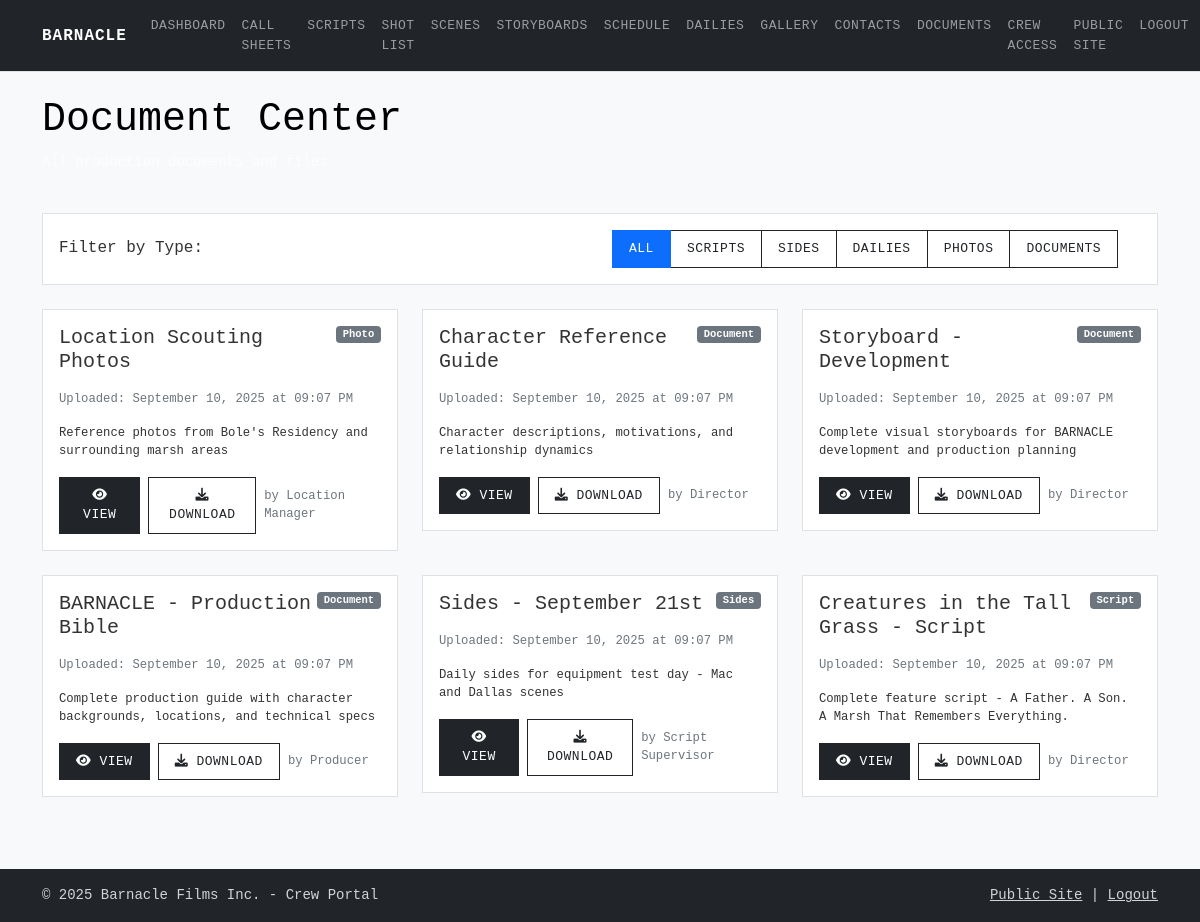
Screenshot of /crew/documents (signed in) with the database file from the repository.
### app.py (models this page shows, shortened)
class Document(db.Model):
    id = db.Column(db.Integer, primary_key=True)
    title = db.Column(db.String(200), nullable=False)
    filename = db.Column(db.String(200), nullable=False)
    filepath = db.Column(db.String(300), nullable=False)
    document_type = db.Column(db.String(50), nullable=False)  # script, sides, dailies, photo, document
    file_size = db.Column(db.Integer)
    mime_type = db.Column(db.String(100))
    description = db.Column(db.Text)
    created_at = db.Column(db.DateTime, default=datetime.utcnow)
    created_by = db.Column(db.String(100))

### app.py (the view)
@app.route('/crew/documents')
def crew_documents():
    if not session.get('crew_logged_in'):
        return redirect(url_for('crew_login'))
    documents = Document.query.order_by(Document.created_at.desc()).all()
    return render_template('crew/documents.html', documents=documents)

### templates/crew/documents.html (shortened to what this page needs)
{% extends "crew/crew_base.html" %}
{% block content %}
<div class="container mt-4">
    <div class="row mb-4">
        <div class="col">
            <h1 class="text-black">Document Center</h1>
            <p class="text-light">All production documents and files</p>
        </div>
    </div>
    <div class="row mb-4">
        <div class="col">
            <div class="card">
                <div class="card-body">
                    <div class="row align-items-center">
                        <div class="col-md-6">
                            <h6 class="mb-0">Filter by Type:</h6>
                        </div>
                        <div class="col-md-6">
                            <div class="btn-group" role="group">
                                <button type="button"
                                    class="btn btn-outline-primary active"
                                    data-filter="all">All</button>
                                <button type="button"
                                    class="btn btn-outline-primary"
                                    data-filter="script">Scripts</button>
                                <button type="button"
                                    class="btn btn-outline-primary"
                                    data-filter="sides">Sides</button>
                                <button type="button"
                                    class="btn btn-outline-primary"
                                    data-filter="dailies">Dailies</button>
                                <button type="button"
                                    class="btn btn-outline-primary"
                                    data-filter="photo">Photos</button>
                                <button type="button"
                                    class="btn btn-outline-primary"
                                    data-filter="document">Documents</button>
                            </div>
                        </div>
                    </div>
                </div>
            </div>
        </div>
    </div>
    {% if documents %}
    <div class="row" id="documents-list">
        {% for doc in documents %}
        <div class="col-md-6 col-lg-4 mb-4 document-item"
            data-type="{{ doc.document_type }}">
            <div class="card">
                <div class="card-body">
                    <div
                        class="d-flex justify-content-between align-items-start mb-2">
                        <h5 class="card-title">{{ doc.title }}</h5>
                        <span class="badge bg-secondary">{{
                            doc.document_type.title() }}</span>
                    </div>
                    <p class="card-text small text-muted">
                        Uploaded: {{
                        doc.created_at.strftime('%B %d, %Y at %I:%M %p') }}
                    </p>
                    {% if doc.description %}
                    <p class="card-text small">{{ doc.description }}</p>
                    {% endif %}
                    <div class="d-flex gap-2">
                        <a href="{{ url_for('view_document', doc_id=doc.id) }}"
                            class="btn btn-primary btn-sm">
                            <i class="fas fa-eye"></i> View
                        </a>
                        <a href="{{ url_for('download_document', doc_id=doc.id) }}"
                            class="btn btn-outline-primary btn-sm">
                            <i class="fas fa-download"></i> Download
                        </a>
                        {% if doc.created_by %}
                        <small class="text-muted align-self-center">by {{
                            doc.created_by }}</small>
                        {% endif %}
                    </div>
                </div>
            </div>
        </div>
        {% endfor %}
    </div>
    {% endif %}
</div>
{% endblock %}

### static/css/main.css (style rules this page uses)
:root { --bb-primary: #2c5f63; --bb-secondary: #6c757d; --bb-accent: #495057; --bb-dark: #212529; --bb-light: #f8f9fa; --bb-border: #dee2e6; }
body { font-family: 'SF Mono', 'Monaco', 'Inconsolata', 'Roboto Mono', 'Courier New', monospace; line-height: 1.5; font-size: 14px; color: var(--bb-dark); background-color: #ffffff; }
.btn { font-family: inherit; font-size: 13px; font-weight: 500; border-radius: 0; border: 1px solid var(--bb-border); padding: 8px 16px; text-transform: uppercase; letter-spacing: 0.5px; transition: all 0.2s ease; }
.btn-primary { background-color: var(--bb-dark); border-color: var(--bb-dark); color: white; }
.btn-outline-primary { color: var(--bb-dark); border-color: var(--bb-dark); background-color: transparent; }
.card { border: 1px solid var(--bb-border); border-radius: 0; box-shadow: none; background-color: white; }
.crew-portal { background-color: #f8f9fa; color: var(--bb-dark); }

### static/css/crew.css (style rules this page uses)
.crew-portal { background-color: #f8f9fa; min-height: 100vh; font-family: 'SF Mono', 'Monaco', 'Inconsolata', 'Roboto Mono', 'Courier New', monospace; }
.crew-portal .card { background-color: rgba(255, 255, 255, 0.95); color: #333; }
.crew-portal .text-muted { color: #6c757d !important; }
.crew-portal .text-light { color: rgba(255, 255, 255, 0.8) !important; }

### rows the page displays
Document: title "Location Scouting Photos", document_type "Photo", created_at "September 10, 2025 at 09:07 PM", description "Reference photos from Bole's Residency and surrounding marsh areas", created_by "Location Manager"
Document: title "Character Reference Guide", document_type "Document", created_at "September 10, 2025 at 09:07 PM", description "Character descriptions, motivations, and relationship dynamics", created_by "Director"
Document: title "Storyboard - Development", document_type "Document", created_at "September 10, 2025 at 09:07 PM", description "Complete visual storyboards for BARNACLE development and production planning", created_by "Director"
Document: title "BARNACLE - Production Bible", document_type "Document", created_at "September 10, 2025 at 09:07 PM", description "Complete production guide with character backgrounds, locations, and technical specs", created_by "Producer"
Document: title "Sides - September 21st", document_type "Sides", created_at "September 10, 2025 at 09:07 PM", description "Daily sides for equipment test day - Mac and Dallas scenes", created_by "Script Supervisor"
Document: title "Creatures in the Tall Grass - Script", document_type "Script", created_at "September 10, 2025 at 09:07 PM", description "Complete feature script - A Father. A Son. A Marsh That Remembers Everything.", created_by "Director"
